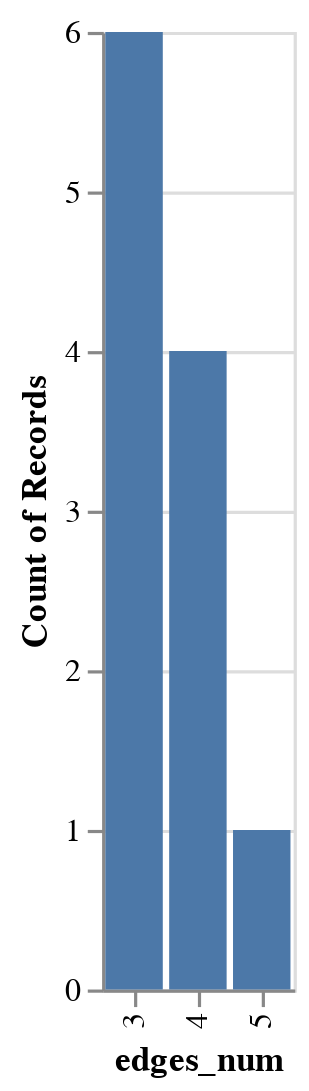

Here is the notebook cell this chart was saved with:
### Code cell
bars = alt.Chart(df).mark_bar().encode(
    x='edges_num:O', 
    y=alt.Y('count(edges_num):Q'), 
)
bars

### Figure 1 — Vega-Lite specification as saved in the notebook (floating-point values rounded to 4 significant figures)
{"config": {"view": {"continuousWidth": 400, "continuousHeight": 300}}, "data": {"name": "data-5217874c03ccae3d51588c7de9412edc"}, "mark": "bar", "encoding": {"x": {"field": "edges_num", "type": "ordinal"}, "y": {"aggregate": "count", "field": "edges_num", "type": "quantitative"}}, "$schema": "https://vega.github.io/schema/vega-lite/v4.17.0.json", "datasets": {"data-5217874c03ccae3d51588c7de9412edc": [{"nodes": "A, B, C", "nodes_num": 3, "nodes_constraints": "EB", "edges": "A -> B, B -> C, C -> A", "edges_num": 3, "edges_constraints": "weight, CX", "sketch_mat": [[0, 1, 0], [0, 0, 1], [1, 0, 0]], "num_results": 1, "timestamp": 1682000000.0}, {"nodes": "A, B, C", "nodes_num": 3, "nodes_constraints": "bodyId", "edges": "B -> A, B -> C, A -> B, C -> A", "edges_num": 4, "edges_constraints": "", "sketch_mat": [[0, 1, 0], [1, 0, 1], [1, 0, 0]], "num_results": 1, "timestamp": 1682000000.0}, {"nodes": "A, B, C", "nodes_num": 3, "nodes_constraints": "CRE(L)", "edges": "A -> C, A -> B, B -> C", "edges_num": 3, "edges_constraints": "weight", "sketch_mat": [[0, 1, 1], [0, 0, 1], [0, 0, 0]], "num_results": 1, "timestamp": 1682000000.0}, {"nodes": "A, B, C", "nodes_num": 3, "nodes_constraints": "CX", "edges": "A -> B, B -> C, C -> A", "edges_num": 3, "edges_constraints": "weight, CX", "sketch_mat": [[0, 1, 0], [0, 0, 1], [1, 0, 0]], "num_results": 1, "timestamp": 1682000000.0}, {"nodes": "A, B, C", "nodes_num": 3, "nodes_constraints": "EB, type", "edges": "B -> A, B -> C, A -> B, C -> A", "edges_num": 4, "edges_constraints": "EB, LX(R), CX", "sketch_mat": [[0, 1, 0], [1, 0, 1], [1, 0, 0]], "num_results": 1, "timestamp": 1681000000.0}, {"nodes": "A, B, C, D", "nodes_num": 4, "nodes_constraints": "MB(R), aL(R)", "edges": "B -> A, C -> A, A -> D, A -> C", "edges_num": 4, "edges_constraints": "MB(R), weight", "sketch_mat": [[0, 0, 1, 1], [1, 0, 0, 0], [1, 0, 0, 0], [0, 0, 0, 0]], "num_results": 1, "timestamp": 1682000000.0}, {"nodes": "A, B, C", "nodes_num": 3, "nodes_constraints": "LAL(R), type", "edges": "A -> C, B -> C, C -> B, C -> A, A -> B", "edges_num": 5, "edges_constraints": "", "sketch_mat": [[0, 1, 1], [0, 0, 1], [1, 1, 0]], "num_results": 1, "timestamp": 1682000000.0}, {"nodes": "A, B, C", "nodes_num": 3, "nodes_constraints": "type", "edges": "A -> B, A -> C, B -> C", "edges_num": 3, "edges_constraints": "EB", "sketch_mat": [[0, 1, 1], [0, 0, 1], [0, 0, 0]], "num_results": 1, "timestamp": 1682000000.0}, {"nodes": "A, B, C", "nodes_num": 3, "nodes_constraints": "bodyId", "edges": "A -> B, B -> C, C -> A", "edges_num": 3, "edges_constraints": "", "sketch_mat": [[0, 1, 0], [0, 0, 1], [1, 0, 0]], "num_results": 1, "timestamp": 1682000000.0}, {"nodes": "A, B, C", "nodes_num": 3, "nodes_constraints": "type", "edges": "A -> C, C -> B, B -> A", "edges_num": 3, "edges_constraints": "weight", "sketch_mat": [[0, 0, 1], [1, 0, 0], [0, 1, 0]], "num_results": 1, "timestamp": 1682000000.0}, {"nodes": "A, B, C, D", "nodes_num": 4, "nodes_constraints": "CX", "edges": "B -> C, A -> C, C -> D, D -> C", "edges_num": 4, "edges_constraints": "", "sketch_mat": [[0, 0, 1, 0], [0, 0, 1, 0], [0, 0, 0, 1], [0, 0, 1, 0]], "num_results": 1, "timestamp": 1682000000.0}]}}
